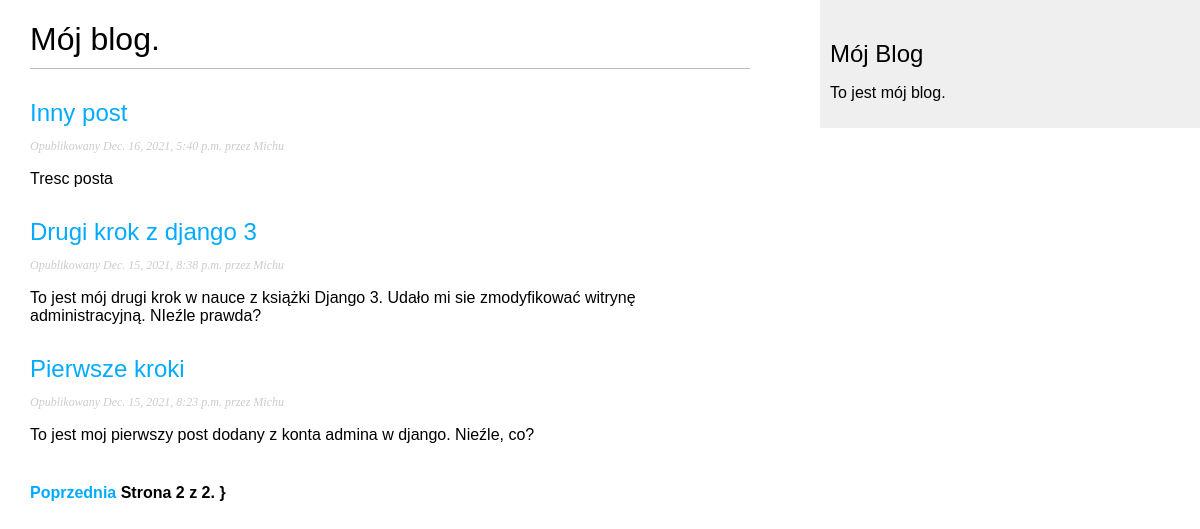
Screenshot of /blog/?page=2 with the database file from the repository.
### blog/models.py (models this page shows, shortened)
class Post(models.Model):
    STATUS_CHOICES = (
        ('draft', 'Draft'),
        ('published', 'Published'),
    )
    title = models.CharField(max_length=250)
    slug = models.SlugField(max_length=250,
                            unique_for_date='publish')
    author = models.ForeignKey(User,
                               on_delete=models.CASCADE,
                               related_name='blog_posts')
    body = models.TextField()
    publish = models.DateTimeField(default=timezone.now)
    created = models.DateTimeField(auto_now_add=True)
    updated = models.DateTimeField(auto_now=True)
    status = models.CharField(max_length=10,
                              choices=STATUS_CHOICES,
                              default='draft')
    objects = models.Manager() #Menadżer domyślny
    published = PublishedManager() #Menadzer niestandardowy
    class Meta:
        ordering = ('-publish',)
    def get_absolute_url(self):
        return reverse('blog:post_detail',
                       args=[self.publish.year,
                             self.publish.strftime('%m'),
                             self.publish.strftime('%d'),
                             self.slug])

### blog/views.py (the view)
# urls.py: path('',views.PostListView.as_view(), name='post_list'),
class PostListView(ListView):
    queryset = Post.published.all()
    context_object_name = 'posts'
    paginate_by = 3
    template_name = 'blog/post/list.html'

### blog/templates/blog/post/list.html (shortened to what this page needs)
{% extends "blog/base.html" %}
{% block content %}
    <h1>Mój blog.</h1>
        {% for post in posts %}
    <h2>
        <a href="{{ post.get_absolute_url }}">
            {{post.title}}
        </a>
    </h2>
    <p class="date">
        Opublikowany {{ post.publish }} przez {{ post.author }}
    </p>
    {{post.body|truncatewords:30|linebreaks }}
{% endfor %}
{% include "blog/pagination.html" with page=page_obj %}
{% endblock %}

### blog/static/css/blog.css (style rules this page uses)
body { margin:0; padding:0; font-family:helvetica, sans-serif; }
a { color:#00abff; text-decoration:none; }
h1 { font-weight:normal; border-bottom:1px solid #bbb; padding:0 0 10px 0; }
h2 { font-weight:normal; margin:30px 0 0; }
p.date { color:#ccc; font-family: georgia, serif; font-size: 12px; font-style: italic; }

### rows the page displays
Post: title "Inny post", publish "Dec. 16, 2021, 5:40 p.m.", author "Michu", body "Tresc posta"
Post: title "Drugi krok z django 3", publish "Dec. 15, 2021, 8:38 p.m.", author "Michu", body "To jest mój drugi krok w nauce z książki Django 3. Udało mi sie zmodyfikować witrynę administracyjną. NIeźle prawda?"
Post: title "Pierwsze kroki", publish "Dec. 15, 2021, 8:23 p.m.", author "Michu", body "To jest moj pierwszy post dodany z konta admina w django. Nieźle, co?"

### other values shown
{{ page.number }} "2"
{{ page.paginator.num_pages }} "2"
